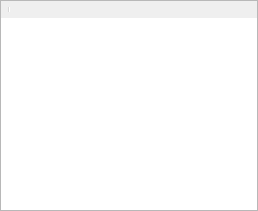
  <widget class="OBSDock" name="sourcesDock">
   <property name="features">
    <set>QDockWidget::AllDockWidgetFeatures</set>
   </property>
   <property name="windowTitle">
    <string>Basic.Main.Sources</string>
   </property>
   <attribute name="dockWidgetArea">
    <number>1</number>
   </attribute>
   <widget class="QWidget" name="dockWidgetContents_6">
    <layout class="QVBoxLayout" name="verticalLayout_5">
     <property name="spacing">
      <number>0</number>
     </property>
     <property name="leftMargin">
      <number>0</number>
     </property>
     <property name="topMargin">
      <number>0</number>
     </property>
     <property name="rightMargin">
      <number>0</number>
     </property>
     <property name="bottomMargin">
      <number>0</number>
     </property>
     <item>
      <widget class="QFrame" name="sourcesFrame">
       <property name="sizePolicy">
        <sizepolicy hsizetype="Expanding" vsizetype="Expanding">
         <horstretch>0</horstretch>
         <verstretch>0</verstretch>
        </sizepolicy>
       </property>
       <property name="minimumSize">
        <size>
         <width>160</width>
         <height>0</height>
        </size>
       </property>
       <property name="frameShape">
        <enum>QFrame::StyledPanel</enum>
       </property>
       <property name="frameShadow">
        <enum>QFrame::Sunken</enum>
       </property>
       <layout class="QVBoxLayout" name="verticalLayout_17">
        <property name="spacing">
         <number>0</number>
        </property>
        <property name="leftMargin">
         <number>0</number>
        </property>
        <property name="topMargin">
         <number>0</number>
        </property>
        <property name="rightMargin">
         <number>0</number>
        </property>
        <property name="bottomMargin">
         <number>0</number>
        </property>
        <item>
         <widget class="QToolBar" name="sourcesToolbar">
          <property name="iconSize">
           <size>
            <width>16</width>
            <height>16</height>
           </size>
          </property>
          <property name="floatable">
           <bool>false</bool>
          </property>
          <addaction name="actionAddSource"/>
          <addaction name="actionRemoveSource"/>
          <addaction name="actionSourceProperties"/>
          <addaction name="separator"/>
          <addaction name="actionSourceUp"/>
          <addaction name="actionSourceDown"/>
         </widget>
        </item>
        <item>
         <spacer name="sourcesFixedSizeHSpacer">
          <property name="orientation">
           <enum>Qt::Horizontal</enum>
          </property>
          <property name="sizeType">
           <enum>QSizePolicy::Fixed</enum>
          </property>
          <property name="sizeHint" stdset="0">
           <size>
            <width>150</width>
            <height>0</height>
           </size>
          </property>
         </spacer>
        </item>
        <item>
         <widget class="SourceTree" name="sources">
          <property name="sizePolicy">
           <sizepolicy hsizetype="Preferred" vsizetype="Expanding">
            <horstretch>0</horstretch>
            <verstretch>0</verstretch>
           </sizepolicy>
          </property>
          <property name="contextMenuPolicy">
           <enum>Qt::CustomContextMenu</enum>
          </property>
          <property name="frameShape">
           <enum>QFrame::NoFrame</enum>
          </property>
          <property name="showDropIndicator" stdset="0">
           <bool>true</bool>
          </property>
          <property name="dragEnabled">
           <bool>true</bool>
          </property>
          <property name="dragDropMode">
           <enum>QAbstractItemView::InternalMove</enum>
          </property>
          <property name="defaultDropAction">
           <enum>Qt::TargetMoveAction</enum>
          </property>
          <property name="selectionMode">
           <enum>QAbstractItemView::ExtendedSelection</enum>
          </property>
          <addaction name="actionRemoveSource"/>
         </widget>
        </item>
       </layout>
      </widget>
     </item>
    </layout>
   </widget>
  </widget>
